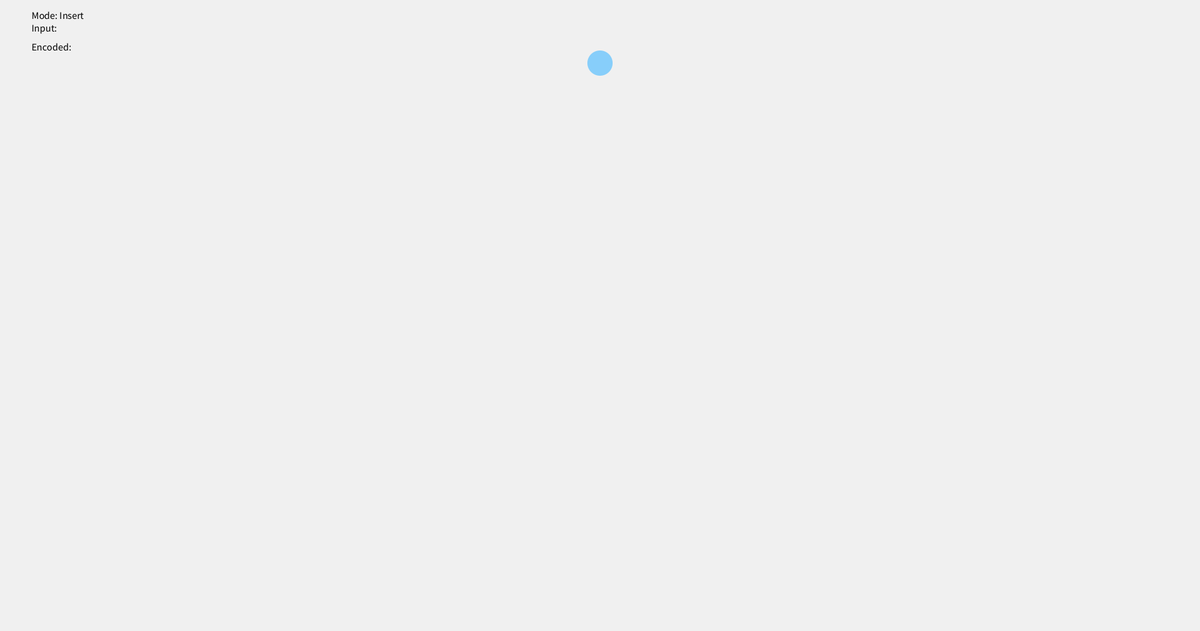
Frame 1 (no input)
Frame 60 (the mouse pressed at the canvas centre just before this capture): identical to frame 1, image omitted
Frame 120 (the mouse held since frame 60 and released just before this capture): identical to frame 1, image omitted

The Processing sketch that drew this single still picture (run headless with seeded random() and noise(); from frame 60 on, the mouse is pressed at the canvas centre):

// Processing sketch: index
// ── index.pde
import java.util.List;
import java.util.ArrayList;

PatriciaTrie trie;
String input = "";
boolean isInsertMode = true;
List<String> results; // Lista de resultados
String noResultMessage = "No matches found."; // Mensaje para resultados vacíos

void setup() {
    size(1900, 1000);
    trie = new PatriciaTrie();
    results = new ArrayList<>();
}

void draw() {
    background(240); // Fondo gris claro
    textSize(16);
    fill(0);
    text("Mode: " + (isInsertMode ? "Insert" : "Search"), 50, 30);
    text("Input: " + input, 50, 50);
    text("Encoded: " + encodeString(input), 50, 80);

    if (!isInsertMode) {
        text("Search Results:", 50, 110);
        if (results.isEmpty()) {
            fill(255, 0, 0); // Rojo para mensajes de error
            text(noResultMessage, 50, 140);
        } else {
            int yOffset = 140;
            fill(0); // Negro para resultados
            for (String res : results) {
                text("- " + res, 50, yOffset);
                yOffset += 20;
            }
        }
    }

    // Dibujar el trie
    if (trie.root != null) {
        trie.drawTree(trie.root, width / 2, 100, width / 4, 0);
    }
}

void keyPressed() {
    if (key == '\n' || key == '\r') { // Enter key
        if (!input.isEmpty()) {
            if (isInsertMode) {
                trie.insert(encodeString(input), input); // Insertar en el trie
            } else {
                results = trie.search(encodeString(input)); // Buscar en el trie
            }
            input = "";
        }
    } else if (key == BACKSPACE && input.length() > 0) {
        input = input.substring(0, input.length() - 1);
    } else if (key == CODED) {
        // Ignorar teclas codificadas
    } else if (key == ' ') {
        isInsertMode = !isInsertMode;
        results.clear(); // Limpiar resultados al cambiar de modo
        input = "";
    } else {
        input += key;
    }
}

// ── Node.pde
class Node {
    String bin;
    Node left, right;
    boolean isLeaf;
    String value;

    Node(String b, boolean leaf, String val) {
        bin = b;
        isLeaf = leaf;
        value = val;
        left = null;
        right = null;
    }
}

// ── PatriciaTrie.pde
import java.util.List;
import java.util.ArrayList;

class PatriciaTrie {
    Node root;

    PatriciaTrie() {
        root = new Node("", false, "");
    }

    void insert(String bin, String value) {
        if(bin.charAt(0) == '0'){
            root.left = insertTrie(root.left,bin,value);
        }
        else {
            root.right = insertTrie(root.right,bin,value);
        }
    }
    
    Node insertTrie (Node node, String binario, String value){
        if(node == null){
            return new Node(binario, true, value);
        }
        String nodeBin = node.bin;
        int diffBit = firstDifferentBit(binario, nodeBin);
        if(binario.equals(nodeBin)) return node;
        if(diffBit == nodeBin.length()){
            if(binario.charAt(diffBit) == '0') node.left = insertTrie(node.left, binario.substring(diffBit), value);
            else node.right = insertTrie(node.right, binario.substring(diffBit), value);
            return node;
        }
        else if (diffBit == binario.length()) {
            Node newNode = new Node(binario, true, value);
            node.bin = node.bin.substring(diffBit);
            if(nodeBin.charAt(diffBit) == '0') newNode.left = node;
            else newNode.right = node;
            return newNode;
        }
        else {
            Node newNode = new Node(binario.substring(0,diffBit), false, "");
            node.bin = node.bin.substring(diffBit);
            if(binario.charAt(diffBit) == '0'){
                newNode.right = node;
                newNode.left = insertTrie(newNode.left, binario.substring(diffBit), value);
            }
            else {
                newNode.left = node;
                newNode.right = insertTrie(newNode.right, binario.substring(diffBit), value);
            }
            return newNode;
        }
    }
    
    List<String> search (String bin){
        Node node;
        if(bin.charAt(0) == '0'){
            node = searchTrie(root.left,bin);
        }
        else {
            node = searchTrie(root.right,bin);
        }
        List<String> result = new ArrayList<String>();
        if(node == null) return result;
        else {
            return resultPreffix (node);
        }
    }
    
    List<String> resultPreffix(Node node){
        List<String> result = new ArrayList<String>();
        if(node == null) return result;
        if(node.isLeaf) result.add(node.value);
        result.addAll(resultPreffix(node.left));
        result.addAll(resultPreffix(node.right));
        return result;
    }
    
    Node searchTrie(Node node, String binario){
        if(node == null) return null;
        int diffBit = firstDifferentBit(node.bin, binario);
        String nodeBin = node.bin;
        if (diffBit == binario.length()) {
            return node;
        }
        else if(diffBit == nodeBin.length()){
            if(binario.charAt(diffBit) == '0') return searchTrie(node.left, binario.substring(diffBit));
            else return searchTrie(node.right, binario.substring(diffBit));
        }
        else {
            return null;
        }
    }

    // Encuentra el primer bit diferente entre dos claves
    int firstDifferentBit(String key1, String key2) {
        int minLength = min(key1.length(), key2.length());
        for (int i = 0; i < minLength; i++) {
            if (key1.charAt(i) != key2.charAt(i)) return i;
        }
        return minLength;
    }

      // Dibujar el Patricia Trie
    void drawTree(Node node, float x, float y, float xOffset, int level) {
        if (node == null) return;
    
        // Dibujar líneas hacia los hijos
        stroke(100); // Color de las líneas
        strokeWeight(2); // Grosor de las líneas
    
        if (node.left != null) {
            line(x, y, x - xOffset, y + 75);
            drawTree(node.left, x - xOffset, y + 75, xOffset / 2, level + 1);
        }
    
        if (node.right != null) {
            fill(0);
            line(x, y, x + xOffset, y + 75);
            drawTree(node.right, x + xOffset, y + 75, xOffset / 2, level + 1);
        }
    
        // Dibujar el nodo
        noStroke();
        if (node.isLeaf) {
            fill(102, 205, 170); // Color verde claro para hojas
        } else {
            fill(135, 206, 250); // Color azul claro para nodos internos
        }
    
        circle(x, y, 40); // Nodo más grande y consistente
    
        // Dibujar texto en el nodo
        fill(0); // Texto en negro
        textSize(12); // Tamaño del texto/
        textAlign(CENTER, CENTER);
    
        if (node.isLeaf) {
            text(node.value, x, y); // Mostrar valor en nodos hoja
        } else {
            text(node.bin, x, y); // Mostrar binario en nodos internos
        }
        
        textAlign(LEFT,LEFT);
    }
}

// ── encoder.pde
String encodeString(String word) {
    String binary = "";
    for (char c : word.toCharArray()) {
        binary += encodeChar(c);
    }
    return binary;
}

String encodeChar(char c) {
    int a = Character.toLowerCase(c) - 'a' + 1;
    String binary = "";
    int cont = 0;
    while (a > 0) {
        binary = (a % 2) + binary;
        a /= 2;
        cont++;
    }
    while (cont < 5) {
        binary = "0" + binary;
        cont++;
    }
    return binary;
}
